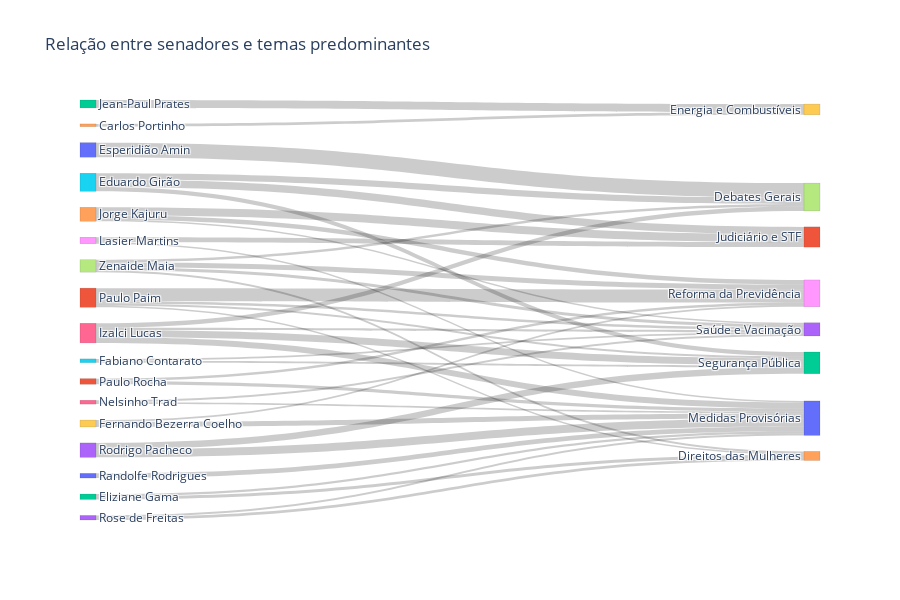

Notebook code for this chart:
### Markdown cell above
### Senadores e temas

Fluxos destacam os senadores mais prolíficos e os temas com os quais mais contribuem.

### Code cell
fluxo_senadores = preparar_fluxo(
    df_temas,
    origem='nome_autor',
    destino='tema_label',
    top_origem=18,
    top_destino=8,
    min_fluxo=15
)

fluxo_senadores_top = plotar_sankey(
    fluxo_senadores,
    origem='nome_autor',
    destino='tema_label',
    titulo='Relação entre senadores e temas predominantes'
)

fluxo_senadores_top.head(10)

### Figure 1 — Plotly figure (JSON) as saved in the notebook; plotly's stock layout.template omitted (floating-point values rounded to 4 significant figures)
{"data": [{"link": {"source": [0, 1, 2, 3, 4, 5, 6, 3, 5, 6, 7, 8, 9, 10, 4, 6, 5, 11, 7, 12, 13, 14, 1, 12, 7, 11, 6, 15, 16, 16, 1, 13, 15, 9, 7, 4, 8, 1], "target": [17, 18, 19, 20, 21, 21, 22, 22, 17, 20, 18, 21, 20, 20, 18, 17, 22, 20, 23, 24, 24, 19, 23, 20, 17, 18, 23, 22, 20, 23, 22, 20, 23, 18, 24, 23, 20, 24], "value": [143, 128, 78, 78, 77, 73, 69, 64, 62, 58, 50, 49, 49, 46, 45, 44, 43, 32, 30, 29, 27, 27, 26, 24, 24, 23, 22, 19, 19, 19, 19, 18, 18, 18, 18, 15, 15, 15]}, "node": {"color": ["#636EFA", "#EF553B", "#00CC96", "#AB63FA", "#FFA15A", "#19D3F3", "#FF6692", "#B6E880", "#FF97FF", "#FECB52", "#636EFA", "#EF553B", "#00CC96", "#AB63FA", "#FFA15A", "#19D3F3", "#FF6692", "#B6E880", "#FF97FF", "#FECB52", "#636EFA", "#EF553B", "#00CC96", "#AB63FA", "#FFA15A"], "label": ["Esperidião Amin", "Paulo Paim", "Jean-Paul Prates", "Rodrigo Pacheco", "Jorge Kajuru", "Eduardo Girão", "Izalci Lucas", "Zenaide Maia", "Lasier Martins", "Fernando Bezerra Coelho", "Randolfe Rodrigues", "Paulo Rocha", "Eliziane Gama", "Rose de Freitas", "Carlos Portinho", "Fabiano Contarato", "Nelsinho Trad", "Debates Gerais", "Reforma da Previdência", "Energia e Combustíveis", "Medidas Provisórias", "Judiciário e STF", "Segurança Pública", "Saúde e Vacinação", "Direitos das Mulheres"], "line": {"color": "rgba(0,0,0,0.2)", "width": 0.5}, "pad": 16, "thickness": 16}, "type": "sankey"}], "layout": {"font": {"size": 12}, "height": 600, "title": {"text": "Relação entre senadores e temas predominantes"}}}
